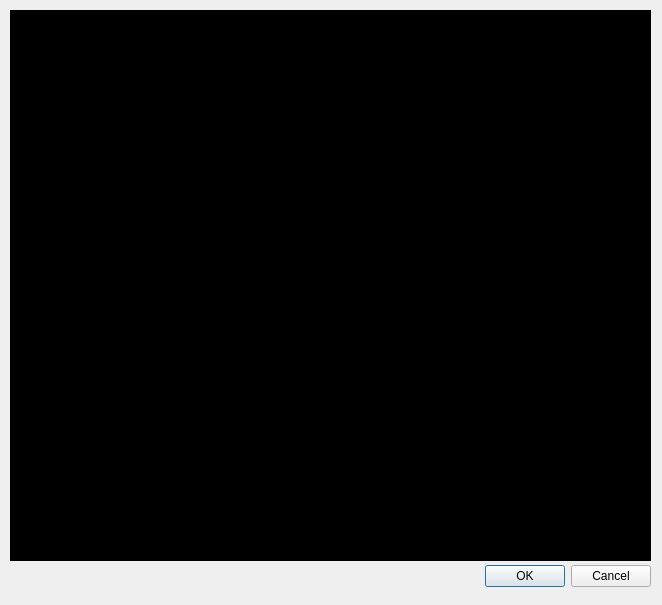
<?xml version="1.0" encoding="UTF-8"?>
<ui version="4.0">
 <class>BallotFormWidget</class>
 <widget class="QDialog" name="BallotFormWidget">
  <property name="geometry">
   <rect>
    <x>0</x>
    <y>0</y>
    <width>662</width>
    <height>605</height>
   </rect>
  </property>
  <property name="sizePolicy">
   <sizepolicy hsizetype="Maximum" vsizetype="Maximum">
    <horstretch>0</horstretch>
    <verstretch>0</verstretch>
   </sizepolicy>
  </property>
  <property name="windowTitle">
   <string>No Ballot!</string>
  </property>
  <widget class="QDialogButtonBox" name="buttonBox">
   <property name="geometry">
    <rect>
     <x>310</x>
     <y>560</y>
     <width>341</width>
     <height>32</height>
    </rect>
   </property>
   <property name="orientation">
    <enum>Qt::Horizontal</enum>
   </property>
   <property name="standardButtons">
    <set>QDialogButtonBox::Cancel|QDialogButtonBox::Ok</set>
   </property>
  </widget>
  <widget class="QListWidget" name="listWidget">
   <property name="geometry">
    <rect>
     <x>10</x>
     <y>10</y>
     <width>641</width>
     <height>551</height>
    </rect>
   </property>
   <property name="sizePolicy">
    <sizepolicy hsizetype="Maximum" vsizetype="Maximum">
     <horstretch>0</horstretch>
     <verstretch>0</verstretch>
    </sizepolicy>
   </property>
   <property name="styleSheet">
    <string notr="true">color:white;
background:black;</string>
   </property>
  </widget>
 </widget>
 <resources/>
 <connections>
  <connection>
   <sender>buttonBox</sender>
   <signal>accepted()</signal>
   <receiver>BallotFormWidget</receiver>
   <slot>accept()</slot>
   <hints>
    <hint type="sourcelabel">
     <x>248</x>
     <y>254</y>
    </hint>
    <hint type="destinationlabel">
     <x>157</x>
     <y>274</y>
    </hint>
   </hints>
  </connection>
  <connection>
   <sender>buttonBox</sender>
   <signal>rejected()</signal>
   <receiver>BallotFormWidget</receiver>
   <slot>reject()</slot>
   <hints>
    <hint type="sourcelabel">
     <x>316</x>
     <y>260</y>
    </hint>
    <hint type="destinationlabel">
     <x>286</x>
     <y>274</y>
    </hint>
   </hints>
  </connection>
 </connections>
</ui>
